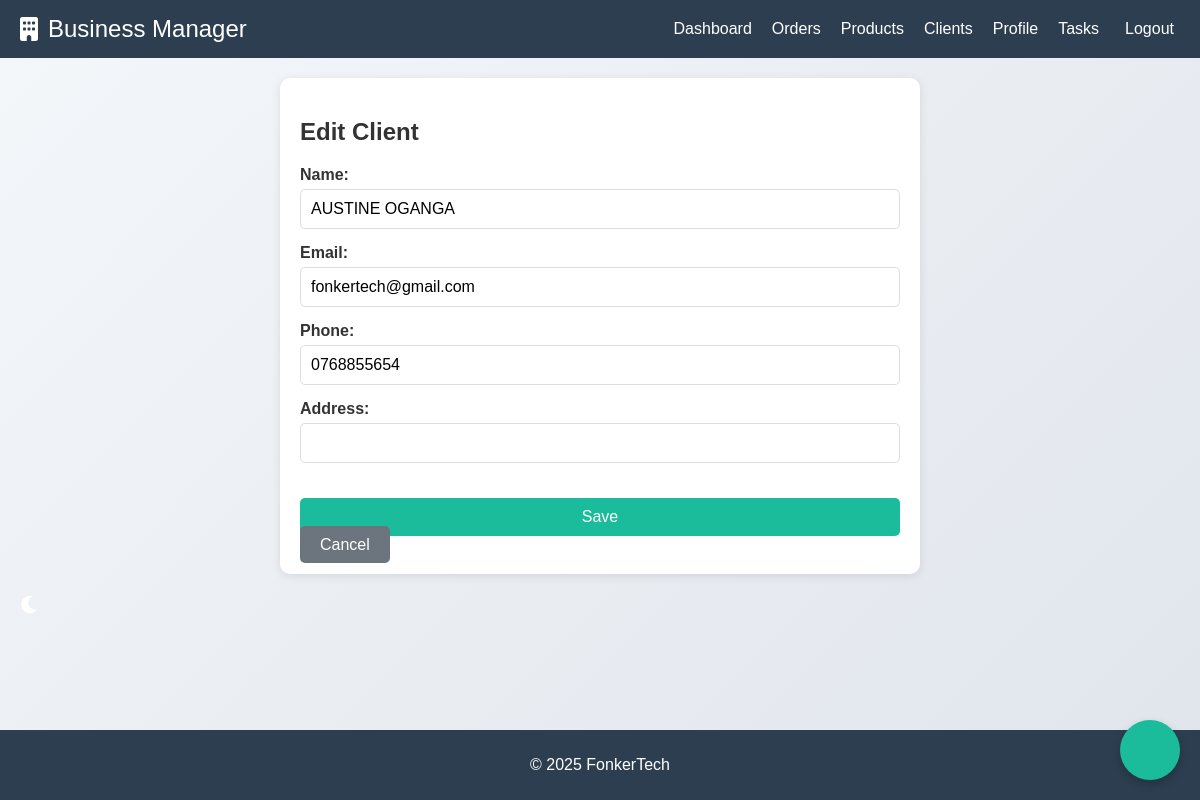
Screenshot of /clients/1/update/ (signed in) with the database file from the repository.
### management/models.py (models this page shows, shortened)
class Client(models.Model):
    name = models.CharField(max_length=100)
    email = models.EmailField()
    phone = models.CharField(max_length=15)
    address = models.CharField(max_length=255, blank=True, null=True)  # Add this line
    created_at = models.DateTimeField(auto_now_add=True)

### management/views.py (the view)
# urls.py: path('clients/<int:pk>/update/', views.client_update, name='client_update'),
@login_required
def client_update(request, pk):
    client = get_object_or_404(Client, pk=pk)
    if request.method == 'POST':
        form = ClientForm(request.POST, instance=client)
        if form.is_valid():
            form.save()
            messages.success(request, 'Client updated successfully!')
            return redirect('client_list')
    else:
        form = ClientForm(instance=client)
    return render(request, 'management/client_form.html', {'form': form})

### management/forms.py
class ClientForm(forms.ModelForm):
    class Meta:
        model = Client
        fields = ['name', 'email', 'phone', 'address']

### management/templates/management/client_form.html (shortened to what this page needs)
{% extends "management/base.html" %}
{% block content %}
<div class="form-container">
    <h2>{% if form.instance.pk %}Edit Client{% else %}Create Client{% endif %}</h2>
    <form method="post">
        <div class="form-group">
            {{ form.name.label_tag }}
            {{ form.name }}
        </div>
        <div class="form-group">
            {{ form.email.label_tag }}
            {{ form.email }}
        </div>
        <div class="form-group">
            {{ form.phone.label_tag }}
            {{ form.phone }}
        </div>
        <div class="form-group">
            {{ form.address.label_tag }}
            {{ form.address }}
        </div>
        <button type="submit" class="btn btn-primary">Save</button>
        <a href="{% url 'client_list' %}" class="btn btn-secondary">Cancel</a>
    </form>
</div>
{% endblock %}

### management/static/management/css/styles.css (style rules this page uses)
body { margin: 0; font-family: 'Arial', sans-serif; background-color: #f4f7fa; color: #333; }
body { font-family: Arial, sans-serif; margin: 0; padding: 0; background: linear-gradient(135deg, #f4f7fa, #e0e5ec); color: #333; min-height: 100vh; }
.form-group { text-align: left; }
.form-group label { display: block; margin-bottom: 5px; font-weight: bold; color: #333; }
.form-group input { width: 100%; padding: 10px; border: 1px solid #ddd; border-radius: 5px; font-size: 16px; box-sizing: border-box; }
.btn { background-color: #1abc9c; color: #fff; border: none; padding: 10px 20px; border-radius: 5px; font-size: 16px; cursor: pointer; margin-top: 20px; width: 100%; }
a { color: #1abc9c; text-decoration: none; }
button, .logout-button { transition: background-color 0.3s ease, transform 0.3s ease; }
.form-container { max-width: 600px; margin: 0 auto; padding: 20px; background-color: #fff; border-radius: 10px; box-shadow: 0 2px 10px rgba(0, 0, 0, 0.1); }
.form-group { margin-bottom: 15px; }
.form-group input, .form-group select, .form-group textarea { width: 100%; padding: 10px; border: 1px solid #ddd; border-radius: 5px; font-size: 16px; box-sizing: border-box; }
.btn { background-color: #1abc9c; color: #fff; border: none; padding: 10px 20px; border-radius: 5px; font-size: 16px; cursor: pointer; margin-right: 10px; }
.btn-secondary { background-color: #6c757d; }

### rows the page displays
Client: name "AUSTINE OGANGA", email "fonkertech@gmail.com", phone "0768855654"
